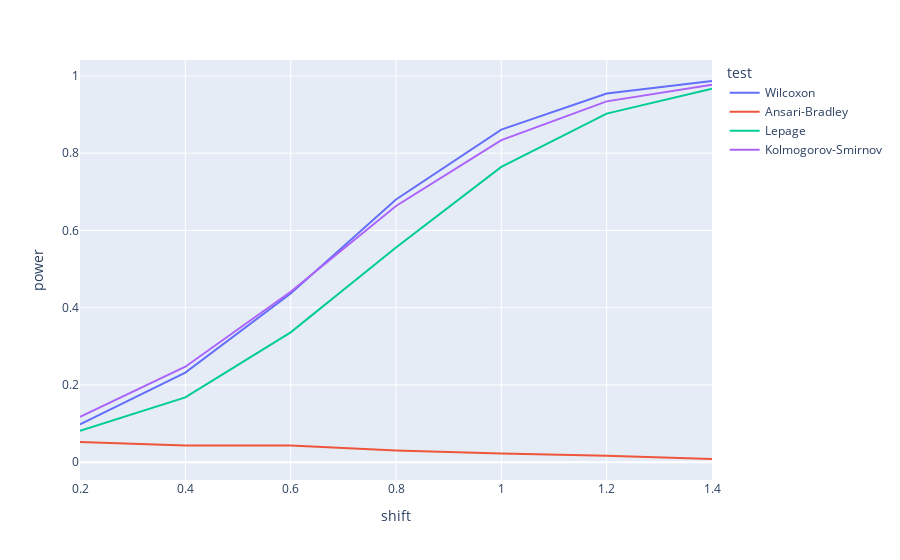

This figure's notebook cell:
### Code cell
print("Normal distribution with respective shift and scale parameters")
fig = px.line(
    powers.astype({
        "shift": np.float64, "scale": np.float64, "power": np.float64, "test": str
    }), 
    x='shift', 
    y='power', 
    color='test', 
)
fig.show()

### Figure 1 — Plotly figure (JSON) as saved in the notebook; plotly's stock layout.template omitted (floating-point values rounded to 4 significant figures)
{"data": [{"hoverlabel": {"namelength": 0}, "hovertemplate": "test=Wilcoxon<br>shift=%{x}<br>power=%{y}", "legendgroup": "Wilcoxon", "line": {"color": "#636efa", "dash": "solid"}, "mode": "lines", "name": "Wilcoxon", "showlegend": true, "type": "scatter", "x": [0.2, 0.4, 0.6, 0.8, 1, 1.2, 1.4], "xaxis": "x", "y": [0.0982, 0.2318, 0.4368, 0.6802, 0.861, 0.9546, 0.9868], "yaxis": "y"}, {"hoverlabel": {"namelength": 0}, "hovertemplate": "test=Ansari-Bradley<br>shift=%{x}<br>power=%{y}", "legendgroup": "Ansari-Bradley", "line": {"color": "#EF553B", "dash": "solid"}, "mode": "lines", "name": "Ansari-Bradley", "showlegend": true, "type": "scatter", "x": [0.2, 0.4, 0.6, 0.8, 1, 1.2, 1.4], "xaxis": "x", "y": [0.0525, 0.0432, 0.043, 0.0304, 0.0228, 0.0167, 0.0083], "yaxis": "y"}, {"hoverlabel": {"namelength": 0}, "hovertemplate": "test=Lepage<br>shift=%{x}<br>power=%{y}", "legendgroup": "Lepage", "line": {"color": "#00cc96", "dash": "solid"}, "mode": "lines", "name": "Lepage", "showlegend": true, "type": "scatter", "x": [0.2, 0.4, 0.6, 0.8, 1, 1.2, 1.4], "xaxis": "x", "y": [0.0813, 0.1677, 0.3362, 0.556, 0.7643, 0.9023, 0.9667], "yaxis": "y"}, {"hoverlabel": {"namelength": 0}, "hovertemplate": "test=Kolmogorov-Smirnov<br>shift=%{x}<br>power=%{y}", "legendgroup": "Kolmogorov-Smirnov", "line": {"color": "#ab63fa", "dash": "solid"}, "mode": "lines", "name": "Kolmogorov-Smirnov", "showlegend": true, "type": "scatter", "x": [0.2, 0.4, 0.6, 0.8, 1, 1.2, 1.4], "xaxis": "x", "y": [0.1177, 0.2471, 0.4413, 0.6633, 0.8339, 0.9341, 0.9771], "yaxis": "y"}], "layout": {"legend": {"title": {"text": "test"}, "tracegroupgap": 0}, "margin": {"t": 60}, "xaxis": {"anchor": "y", "domain": [0, 1], "title": {"text": "shift"}}, "yaxis": {"anchor": "x", "domain": [0, 1], "title": {"text": "power"}}}}
